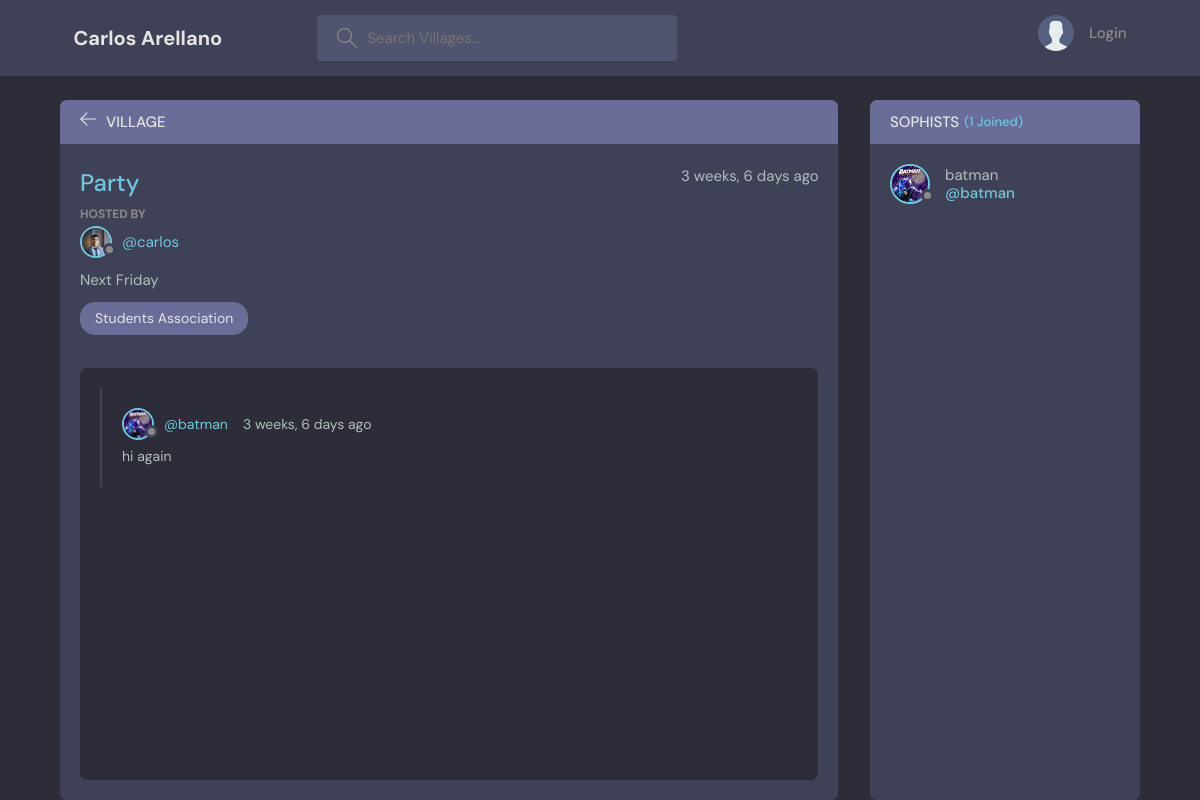
/village/6/, run on the app's committed database.
### base/models.py (models this page shows, shortened)
class Village(models.Model):
    host = models.ForeignKey(User, on_delete=models.SET_NULL, null=True)
    thread = models.ForeignKey(Debate, on_delete=models.SET_NULL, null=True)
    title = models.CharField(max_length=200)
    description = models.TextField(null=True, blank=True)
    sophists = models.ManyToManyField(
        User, related_name='sophists', blank=True)
    updated = models.DateTimeField(auto_now=True)
    created = models.DateTimeField(auto_now_add=True)
    class Meta:
        ordering = ['-updated', '-created']

class User(AbstractUser):
    name = models.CharField(max_length=205, null=True)
    email = models.EmailField(unique=True, null=True)
    bio = models.TextField(null=True)
    avatar = models.ImageField(null=True, default="avatar.svg")
    USERNAME_FIELD = 'email'
    REQUIRED_FIELDS = []

class Debate(models.Model):
    topic = models.CharField(max_length=205)
    def __str__(self):
        return self.topic

class Message(models.Model):
    user = models.ForeignKey(User, on_delete=models.CASCADE)
    village = models.ForeignKey(Village, on_delete=models.CASCADE)
    content = models.TextField()
    updated = models.DateTimeField(auto_now=True)
    created = models.DateTimeField(auto_now_add=True)
    class Meta:
        ordering = ['-updated', '-created']

### base/views.py (the view, shortened to what this page needs)
# urls.py: path('village/<str:id>/', views.village, name="village"),
def village(request, id):
    village = Village.objects.get(id=id)
    village_discussions = village.message_set.all()
    sophists = village.sophists.all()
    context = {'village': village,
               'village_discussions': village_discussions, 'sophists': sophists}
    return render(request, 'base/village.html', context)

### base/templates/base/village.html (shortened to what this page needs)
{% extends 'main.html' %}
{% block content %}
    <main class="profile-page layout layout--2">
      <div class="container">
        <div class="room">
          <div class="room__top">
            <div class="room__topLeft">
              <a href="{% url 'home' %}">
                <svg version="1.1" xmlns="http://www.w3.org/2000/svg" width="32" height="32" viewBox="0 0 32 32">
                  <title>arrow-left</title>
                  <path
                    d="M13.723 2.286l-13.723 13.714 13.719 13.714 1.616-1.611-10.96-10.96h27.625v-2.286h-27.625l10.965-10.965-1.616-1.607z"
                  ></path>
                </svg>
              </a>
              <h3>Village</h3>
            </div>
          </div>
          <div class="room__box scroll">
            <div class="room__header scroll">
              <div class="room__info">
                <h3>{{village.title}}</h3>
                <span>{{village.created|timesince}} ago</span>
              </div>
              <div class="room__hosted">
                <p>Hosted By</p>
                <a href="{% url 'user-profile' village.host.id %}" class="room__author">
                  <div class="avatar avatar--small">
                    <img src="{{village.host.avatar.url}}" />
                  </div>
                  <span>@{{village.host.username}}</span>
                </a>
              </div>
              <p>{{village.description}}</p>
              <span class="room__topics">{{village.thread}}</span>
            </div>
            <div class="room__conversation">
              <div class="threads scroll">
                {% for discussion in  village_discussions %}
                <div class="thread">
                  <div class="thread__top">
                    <div class="thread__author">
                      <a href="{% url 'user-profile' discussion.user.id %}" class="thread__authorInfo">
                        <div class="avatar avatar--small">
                          <img src="{{discussion.user.avatar.url}}" />
                        </div>
                        <span>@{{discussion.user.username}}</span>
                      </a>
                      <span class="thread__date">{{discussion.created|timesince}} ago</span>
                    </div>
                  </div>
                  <div class="thread__details">
                    {{discussion.content}}
                  </div>
                </div>
                {% endfor %}
              </div>
            </div>
          </div>
        </div>
        <div class="participants">
          <h3 class="participants__top">Sophists <span>({{sophists.count}} Joined)</span></h3>
          <div class="participants__list scroll">
            {% for user in sophists %}
            <a href="{% url 'user-profile' user.id %}" class="participant">
              <div class="avatar avatar--medium">
                <img src="{{user.avatar.url}}" />
              </div>
              <p>
                {{user.username}}
                <span>@{{user.username}}</span>
              </p>
            </a>
            {% endfor%}
          </div>
        </div>
      </div>
    </main>
{% endblock content %}

### data on the page
Village: title "Party", created "3 weeks, 6 days", host.avatar (picture), host.username "carlos", description "Next Friday", thread "Students Association"
Message: user.avatar (picture), user.username "batman", created "3 weeks, 6 days", content "hi again"
User: avatar (picture), username "batman"

### other printed values
{{ sophists.count }} "1"
